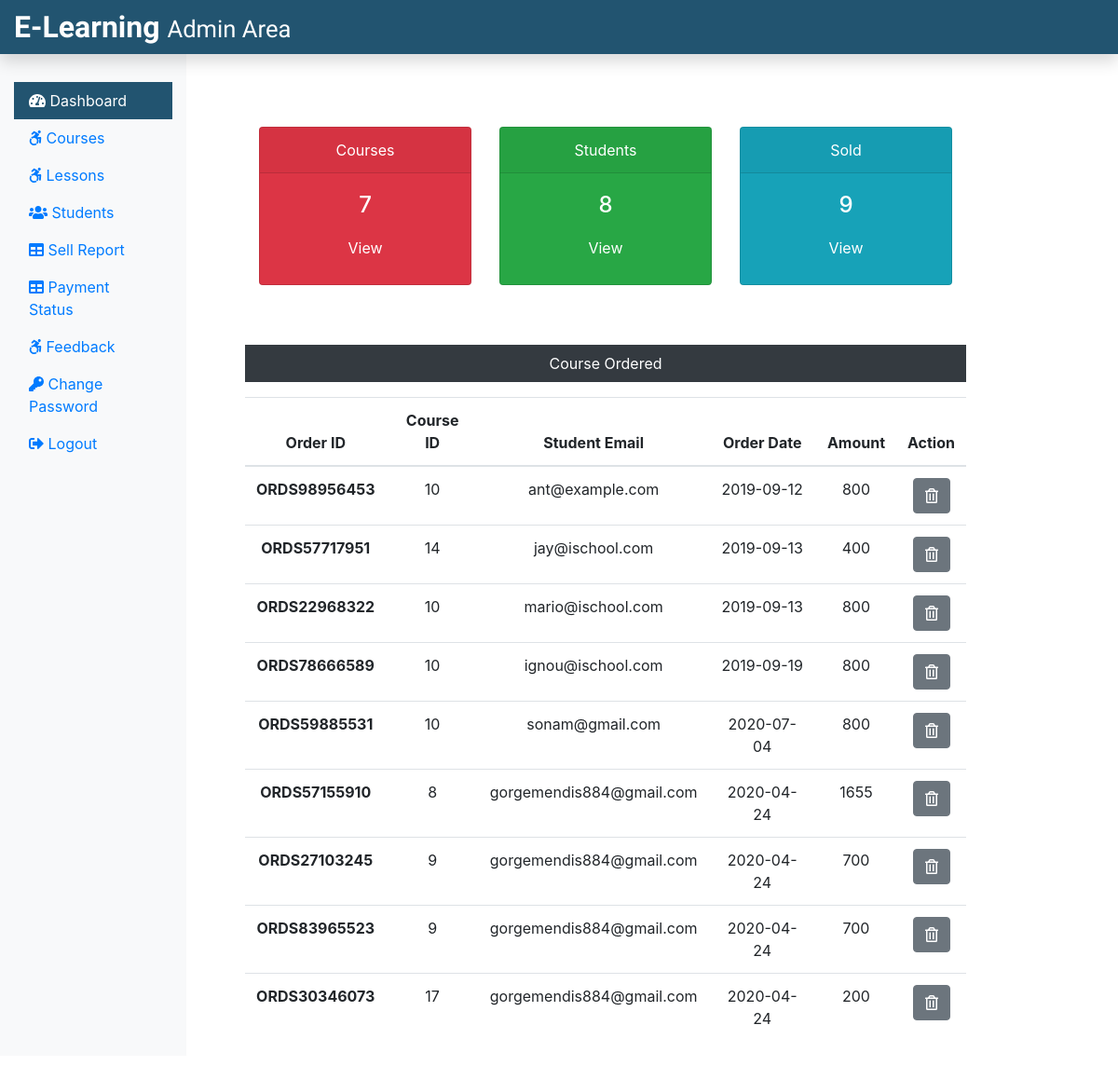
The app's page /Admin/adminDashboard.php (signed in) with its own data.
### tables this page shows
CREATE TABLE `courseorder` (
  `co_id` int(11) NOT NULL,
  `order_id` varchar(255) NOT NULL,
  `stu_email` varchar(255) NOT NULL,
  `course_id` int(11) NOT NULL,
  `status` varchar(255) NOT NULL,
  `respmsg` text NOT NULL,
  `amount` int(11) NOT NULL,
  `order_date` date NOT NULL
);

### Admin/adminDashboard.php (the view, shortened to what this page needs)
<?php
include('./adminInclude/header.php');
include('../dbConnection.php');
$sql = "SELECT * FROM course";
$result = $conn->query($sql);
$totalcourse = $result->num_rows;
 $sql = "SELECT * FROM student";
 $result = $conn->query($sql);
 $totalstu = $result->num_rows;
 $sql = "SELECT * FROM courseorder";
 $result = $conn->query($sql);
 $totalsold = $result->num_rows;
?>
  <div class="col-sm-9 mt-5">
    <div class="row mx-5 text-center">
      <div class="col-sm-4 mt-5">
        <div class="card text-white bg-danger mb-3" style="max-width: 18rem;">
          <div class="card-header">Courses</div>
          <div class="card-body">
            <h4 class="card-title">
              <?php echo $totalcourse; ?>
            </h4>
            <a class="btn text-white" href="courses.php">View</a>
          </div>
        </div>
      </div>
      <div class="col-sm-4 mt-5">
        <div class="card text-white bg-success mb-3" style="max-width: 18rem;">
          <div class="card-header">Students</div>
          <div class="card-body">
            <h4 class="card-title">
              <?php echo $totalstu; ?>
            </h4>
            <a class="btn text-white" href="students.php">View</a>
          </div>
        </div>
      </div>
      <div class="col-sm-4 mt-5">
        <div class="card text-white bg-info mb-3" style="max-width: 18rem;">
          <div class="card-header">Sold</div>
          <div class="card-body">
            <h4 class="card-title">
              <?php echo $totalsold; ?>
            </h4>
            <a class="btn text-white" href="sellreport.php">View</a>
          </div>
        </div>
      </div>
    </div>
    <div class="mx-5 mt-5 text-center">
      <p class=" bg-dark text-white p-2">Course Ordered</p>
      <?php
      $sql = "SELECT * FROM courseorder";
      $result = $conn->query($sql);
      if($result->num_rows > 0){
  echo '<table class="table">
    <thead>
    <tr>
      <th scope="col">Order ID</th>
      <th scope="col">Course ID</th>
      <th scope="col">Student Email</th>
      <th scope="col">Order Date</th>
      <th scope="col">Amount</th>
      <th scope="col">Action</th>
    </tr>
    </thead>
    <tbody>';
    while($row = $result->fetch_assoc()){
    echo '<tr>';
      echo '<th scope="row">'.$row["order_id"].'</th>';
      echo '<td>'. $row["course_id"].'</td>';
      echo '<td>'.$row["stu_email"].'</td>';
      echo '<td>'.$row["order_date"].'</td>';
      echo '<td>'.$row["amount"].'</td>';
      echo '<td><form action="" method="POST" class="d-inline"><input type="hidden" name="id" value='. $row["co_id"] .'><button type="submit" class="btn btn-secondary" name="delete" value="Delete"><i class="far fa-trash-alt"></i></button></form></td>';
      echo '</tr>';
    }
  echo '</tbody>
  </table>';
  } else {
    echo "0 Result";
  }
  ?>
    </div>
  </div>
  </div>
  </div>
<?php
include('./adminInclude/footer.php');
?>

### records on screen
courseorder: order "ORDS98956453", course "10", stu_email "ant@example.com", order_date "2019-09-12", amount "800"
courseorder: order "ORDS57717951", course "14", stu_email "jay@ischool.com", order_date "2019-09-13", amount "400"
courseorder: order "ORDS22968322", course "10", stu_email "mario@ischool.com", order_date "2019-09-13", amount "800"
courseorder: order "ORDS78666589", course "10", stu_email "ignou@ischool.com", order_date "2019-09-19", amount "800"
courseorder: order "ORDS59885531", course "10", stu_email "sonam@gmail.com", order_date "2020-07-04", amount "800"
courseorder: order "ORDS57155910", course "8", stu_email "gorgemendis884@gmail.com", order_date "2020-04-24", amount "1655"
courseorder: order "ORDS27103245", course "9", stu_email "gorgemendis884@gmail.com", order_date "2020-04-24", amount "700"
courseorder: order "ORDS83965523", course "9", stu_email "gorgemendis884@gmail.com", order_date "2020-04-24", amount "700"
courseorder: order "ORDS30346073", course "17", stu_email "gorgemendis884@gmail.com", order_date "2020-04-24", amount "200"

### other values on screen
$totalcourse "7"
$totalstu "8"
$totalsold "9"
